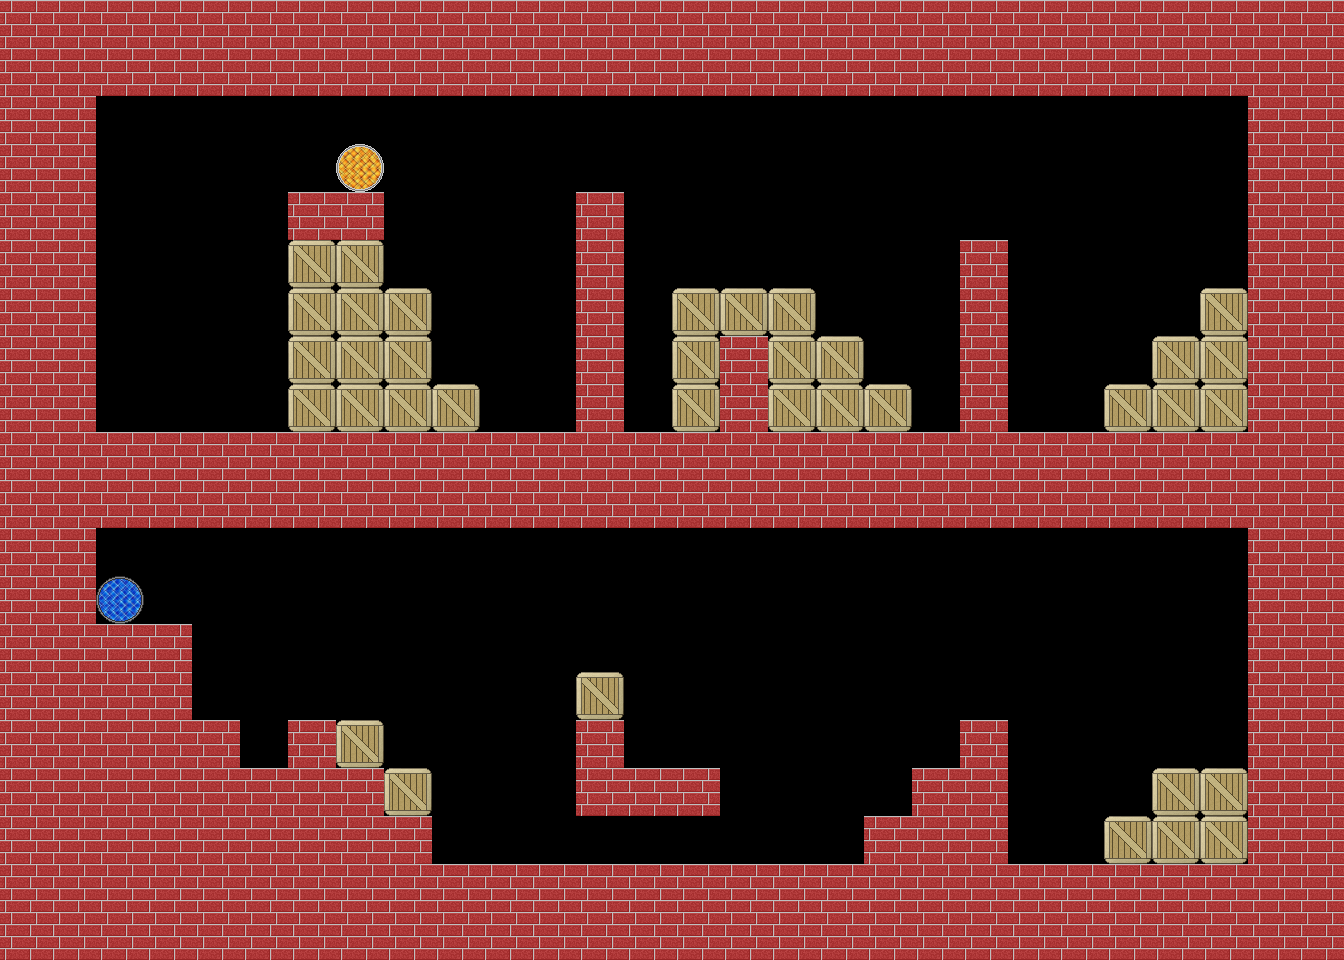

The image is a tile-based game level rendered from a .tmx file. Its description and source (layers, tilesets, objects; grid data summarised) follow:
An orthogonal 28x20 tile map with 48x48 px tiles, 1 tile layer (Tile Layer 1).

<map version="1.0" orientation="orthogonal" width="28" height="20" tilewidth="48" tileheight="48">
 <properties>
  <property name="nbrOfPlayers" value="2" />
  <property name="playerStart1" value="16:3" />
  <property name="playerStart2" value="21:12" />
 </properties>
 <tileset firstgid="1" name="Blockset" tilewidth="48" tileheight="48">
  <image source="Blockset.png" width="96" height="96" />
  <tile id="0">
   <properties>
    <property name="solid" value="" />
   </properties>
  </tile>
  <tile id="1">
   <properties>
    <property name="liftable" value="" />
    <property name="movable" value="" />
    <property name="solid" value="" />
    <property name="weight" value="" />
   </properties>
  </tile>
  <tile id="2">
   <properties>
    <property name="blue" value="" />
    <property name="teleporter" value="" />
   </properties>
  </tile>
  <tile id="3">
   <properties>
    <property name="teleporter" value="" />
    <property name="yellow" value="" />
   </properties>
  </tile>
 </tileset>
 <layer name="Tile Layer 1" width="28" height="20">
  <data>[560 cells, 306 non-empty, 4 distinct tile ids]</data>
 </layer>
</map>